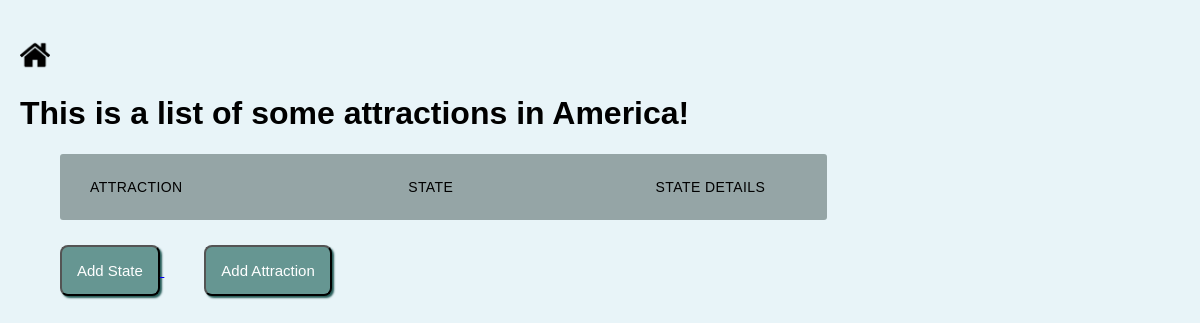
Before: / with the older database file.
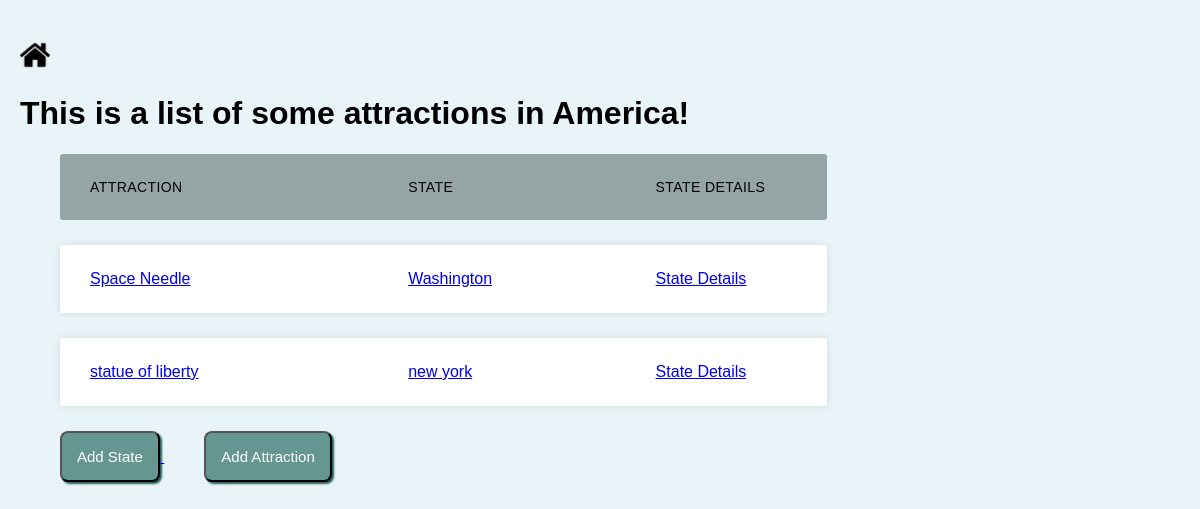
After: the same page with the newer database file.
### tourist_attractions/models.py (models this page shows, shortened)
class Attraction(models.Model):
  homeState = models.ForeignKey(State, on_delete=models.CASCADE, verbose_name="Home State")
  attractionName = models.CharField(max_length=200, verbose_name="Attraction Name")

class State(models.Model):
  stateName = models.CharField(max_length=50, verbose_name="State Name")
  stateAbbreviation = models.CharField(max_length=3, verbose_name="State Abbreviation")
  def __str__(self):
    return '{}'.format(self.stateName)

### tourist_attractions/views.py (the view)
# urls.py: 2. Add a URL to urlpatterns:  path('', views.home, name='home')
def home(request):
  all_attractions = Attraction.objects.all()
  context = {"attractions" : all_attractions}
  return render(request, 'tourist_attractions/home.html', context)

### tourist_attractions/templates/tourist_attractions/home.html (shortened to what this page needs)
{% extends 'tourist_attractions/base.html' %}
{% load static %}
{% block content %}
<h1>This is a list of some attractions in America!</h1>
<ul class="responsive-table">
  <li class="table-header">
    <div class="col col-1">Attraction</div>
    <div class="col col-2">State</div>
    <div class="col col-3">State Details</div>
  </li>
  {% for item in attractions|dictsort:'homeState.stateName' %}
  <li class="table-row">
    <div class="col col-1" data-label="Attraction"><a href="{% url 'attraction_update' item.id %}">{{ item.attractionName }}</a></div>
    <div class="col col-2" data-label="State"><a href="{% url 'state_update' item.homeState.id %}">{{ item.homeState }}</a></div>
    <div class="col col-3" data-label="State Details"><a href="{% url 'details' item.homeState|slugify %}">State Details</a></div>
  </li>
  {% endfor %}
</ul>
<a href="{% url 'state_create' %}">
    <button class="home_button">Add State</button>
</a>
<a href="{% url 'attraction_create' %}">
  <button class="home_button">Add Attraction</button>
</a>
{% endblock %}

### tourist_attractions/templates/tourist_attractions/base.html (shortened to what this page needs)
<!DOCTYPE html>
{% load static %}
<head>
  <link rel="stylesheet" href="{% static 'tourist_attractions/style.css' %}">
</head>
<body>
  <a href="{% url 'home' %}">
    <img src="{% static 'tourist_attractions/img/home_icon.png' %}" alt="Take me home" height=30px width=30px/>
  </a>
  {% block content %}
  {% endblock %}
</body>

### tourist_attractions/static/tourist_attractions/style.css (style rules this page uses)
* { font-family: Arial, Helvetica, sans-serif; }
body { background-color: #e8f4f8; margin: 40px 20px 10px; }
.responsive-table { max-width: 767px; }
.responsive-table li { border-radius: 3px; padding: 25px 30px; display: flex; justify-content: space-between; margin-bottom: 25px; }
.responsive-table .table-header { background-color: #95A5A6; font-size: 14px; text-transform: uppercase; letter-spacing: 0.03em; }
.responsive-table .table-row { background-color: #ffffff; box-shadow: 0px 0px 9px 0px rgba(0,0,0,0.1); }
.responsive-table .col-1 { flex-basis: 40%; }
.responsive-table .col-2 { flex-basis: 30%; }
.responsive-table .col-3 { flex-basis: 20%; }
.home_button { color: #ffffff; font-size: 15px; background-color: #669692; border-radius: 8px; padding: 15px; margin-left: 40px; box-shadow: 2px 2px 2px #255a56; }

Changed rows visible on the page:
added Attraction: attractionName "Space Needle", homeState "Washington"
added Attraction: attractionName "statue of liberty", homeState "new york"
